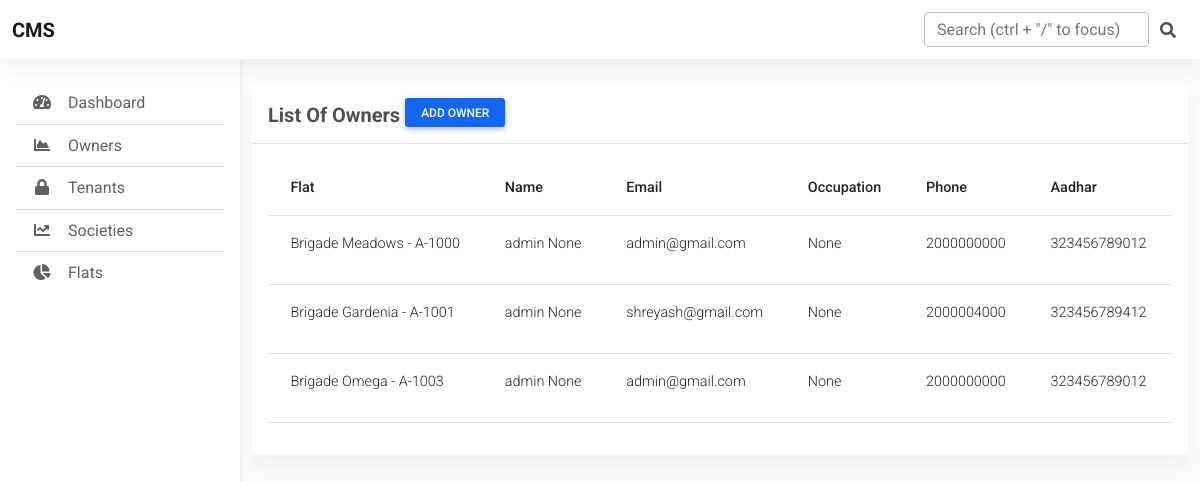
Before: /dashboard/owner/ with the older database file.
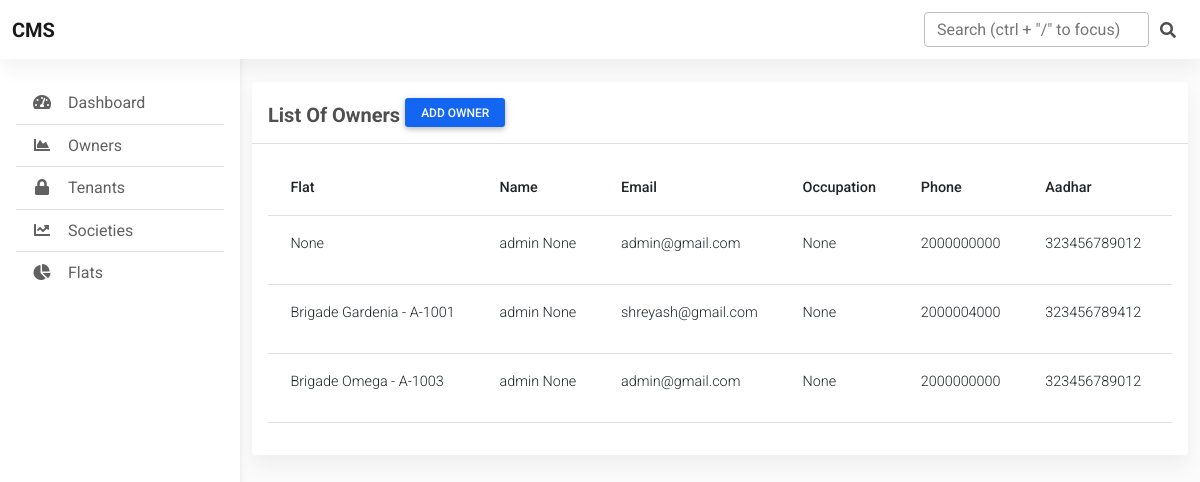
After: the same page with the newer database file.
### accounts/models.py (models this page shows, shortened)
class Owner(models.Model):
    flat = models.OneToOneField(Flat, on_delete=models.SET_NULL, null=True)
    user = models.ForeignKey(CustomUser, on_delete=models.CASCADE)
    address = models.CharField(max_length=50, null=True, blank=True)
    created_at = models.DateTimeField(auto_now_add=True)
    updated_at = models.DateTimeField(auto_now=True)

class CustomUser(AbstractBaseUser, PermissionsMixin):
    first_name = models.CharField(max_length=20)
    last_name = models.CharField(max_length=20,  null=True, blank=True)
    email = models.EmailField(unique=True, primary_key=True)
    occupation = models.CharField(max_length=20, null=True, blank=True)
    phone = models.PositiveIntegerField(unique=True)
    aadhar = models.PositiveIntegerField(unique=True)
    is_admin = models.BooleanField(default=False)
    is_staff = models.BooleanField(default=False)
    is_active = models.BooleanField(default=True)
    created_at = models.DateTimeField(auto_now_add=True)
    updated_at = models.DateTimeField(auto_now=True)
    EMAIL_FIELD = 'email'
    USERNAME_FIELD = 'email'
    REQUIRED_FIELDS = []
    objects = CustomUserManager()
    @property
    def name(self):
        return f'{self.first_name} {self.last_name}'

### society/models.py (models this page shows, shortened)
class Flat(models.Model):
    society = models.ForeignKey(Society, on_delete=models.CASCADE)
    bhk = models.CharField(max_length=5, choices=BHK_CHOICES)
    number = models.PositiveIntegerField()
    floor_no = models.PositiveIntegerField()
    block = models.CharField(max_length=1)
    created_at = models.DateTimeField(auto_now_add=True)
    updated_at = models.DateTimeField(auto_now=True)
    def __str__(self):
        return f'{self.society.name} - {self.block}-{self.number}'

class Society(models.Model):
    name = models.CharField(max_length=20)
    location = models.CharField(max_length=20)
    image = models.ImageField(upload_to=society_image_upload_path, null=True, blank=True)
    owner_company = models.CharField(max_length=20, null=True , blank=True)
    secretary = models.ForeignKey('accounts.CustomUser', on_delete=models.SET_NULL, null=True, blank=True)
    created_at = models.DateTimeField(auto_now_add=True)
    updated_at = models.DateTimeField(auto_now=True)
    class Meta:
        verbose_name_plural = 'Societies'

### dashboard/views.py (the view)
# urls.py: path('owner/', views.ListOwnerView, name='owners'),
def ListOwnerView(request):
        owners = Owner.objects.all()
        context = {
            'owners': owners,
        }
        return render(request, 'dashboard/owners.html', context)

### dashboard/templates/dashboard/owners.html (shortened to what this page needs)
{% extends 'dashboard/base.html' %}
{% load static %}
{% block content %}
    <section class="mb-4">
        <div class="card">
          <div class="card-header text-left py-3">
            <h5 class="mb-0 text-left">
              <strong>List Of Owners</strong>
              <a href="{% url 'add-owner' %}" class="btn btn-primary btn-sm " role="button" aria-disabled="true">Add Owner</a>
            </h5>
          </div>
          <div class="card-body">
            <div class="table-responsive">
              <table class="table table-hover text-nowrap">
                <thead>
                  <tr>
                    <th scope="col">Flat</th>
                    <th scope="col">Name</th>
                    <th scope="col">Email</th>
                    <th scope="col">Occupation</th>
                    <th scope="col">Phone</th>
                    <th scope="col">Aadhar</th>
                    <th scope="col">Address</th>
                  </tr>
                </thead>
                <tbody>
                    {% for owner in owners %}
                  <tr>
                    <td>{{owner.flat}}</td>
                    <td>{{owner.user.name}}</td>
                    <td>{{owner.user.email}}</td>
                    <td>{{owner.user.occupation}}</td>
                    <td>{{owner.user.phone}}</td>
                    <td>{{owner.user.aadhar}}</td>
                    <td>{{owner.address}}</td>
                  </tr>
                  {% endfor %}
                </tbody>
              </table>
            </div>
          </div>
        </div>
      </section>
{% endblock %}

Changed rows visible on the page:
changed Owner (number 1 of 3 on the later page): flat "Brigade Meadows - A-1000" → "None"
